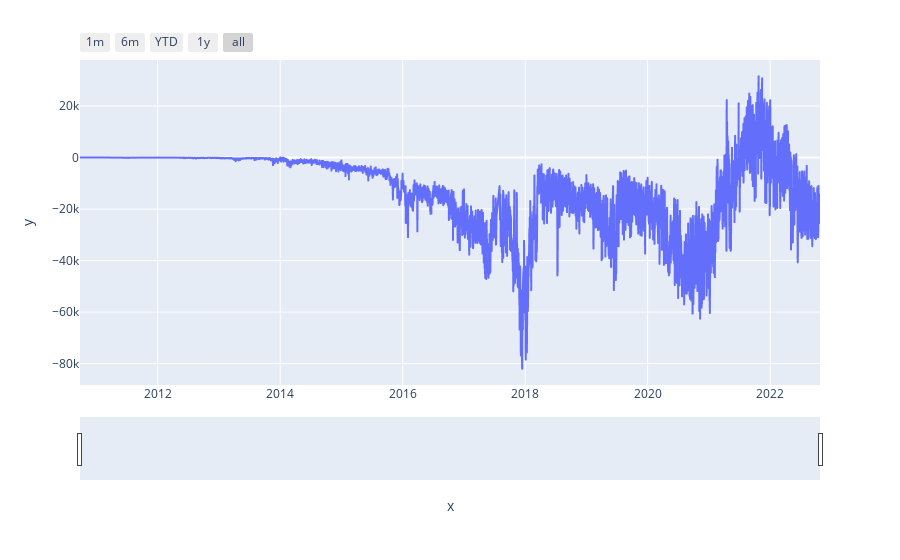

This figure's notebook cell:
### Code cell
import plotly.express as px
from numpy import log

fig = px.line(x=df['date'], y=(df['networkvalue']))


fig.update_xaxes(
    rangeslider_visible = True,
    rangeselector = dict(
        buttons = list([
            dict(count = 1, label = "1m", step = "month", stepmode = "backward"),
            dict(count = 6, label = "6m", step = "month", stepmode = "backward"),
            dict(count = 1, label = "YTD", step = "year", stepmode = "todate"),
            dict(count = 1, label = "1y", step = "year", stepmode = "backward"),
            dict(step = "all")
        ])
    )
)


fig.show()

### Figure 1 — Plotly figure (JSON) as saved in the notebook; plotly's stock layout.template omitted (floating-point values rounded to 4 significant figures; data arrays with more than 128 entries replaced by an {"elided": "..."} marker saying what was removed)
{"data": [{"hovertemplate": "x=%{x}<br>y=%{y}<extra></extra>", "legendgroup": "", "line": {"color": "#636efa", "dash": "solid"}, "marker": {"symbol": "circle"}, "mode": "lines", "name": "", "showlegend": false, "type": "scattergl", "x": {"elided": "4386 str values"}, "xaxis": "x", "y": {"elided": "4386 float values"}, "yaxis": "y"}], "layout": {"legend": {"tracegroupgap": 0}, "margin": {"t": 60}, "xaxis": {"anchor": "y", "domain": [0, 1], "rangeselector": {"buttons": [{"count": 1, "label": "1m", "step": "month", "stepmode": "backward"}, {"count": 6, "label": "6m", "step": "month", "stepmode": "backward"}, {"count": 1, "label": "YTD", "step": "year", "stepmode": "todate"}, {"count": 1, "label": "1y", "step": "year", "stepmode": "backward"}, {"step": "all"}]}, "rangeslider": {"visible": true}, "title": {"text": "x"}}, "yaxis": {"anchor": "x", "domain": [0, 1], "title": {"text": "y"}}}}
